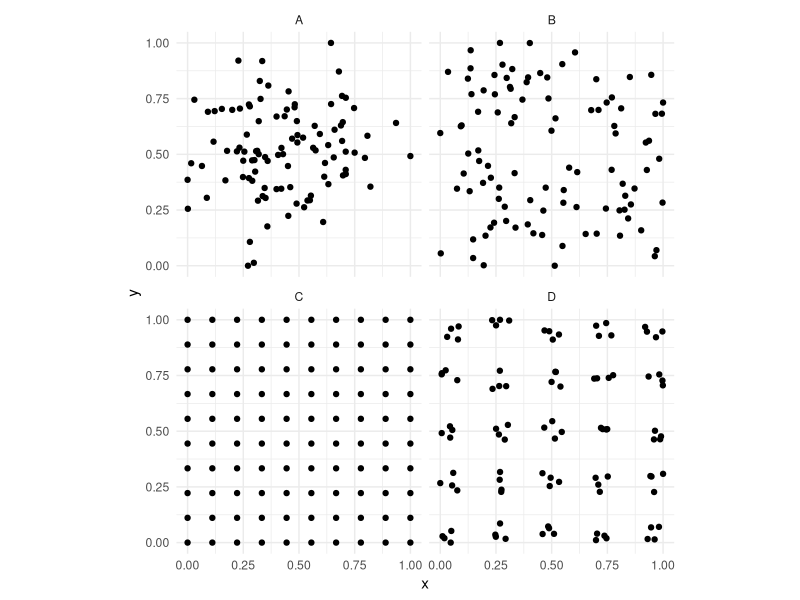
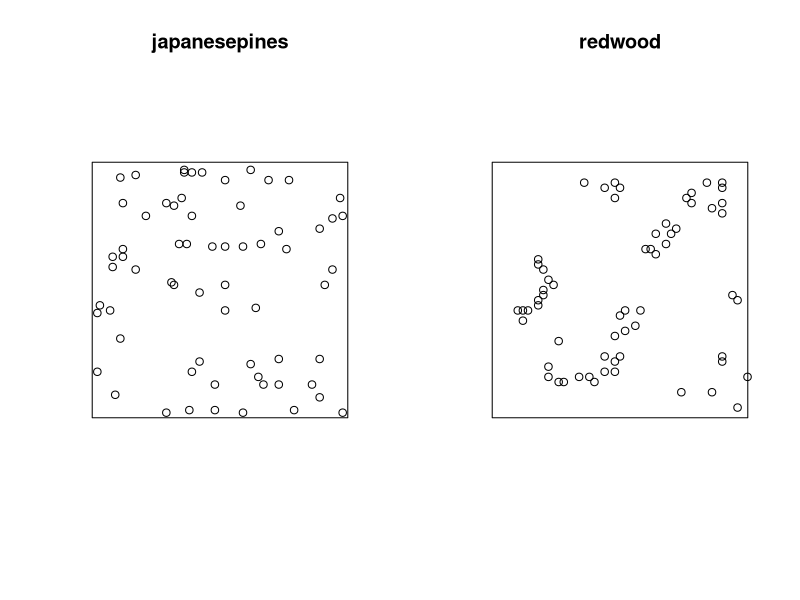
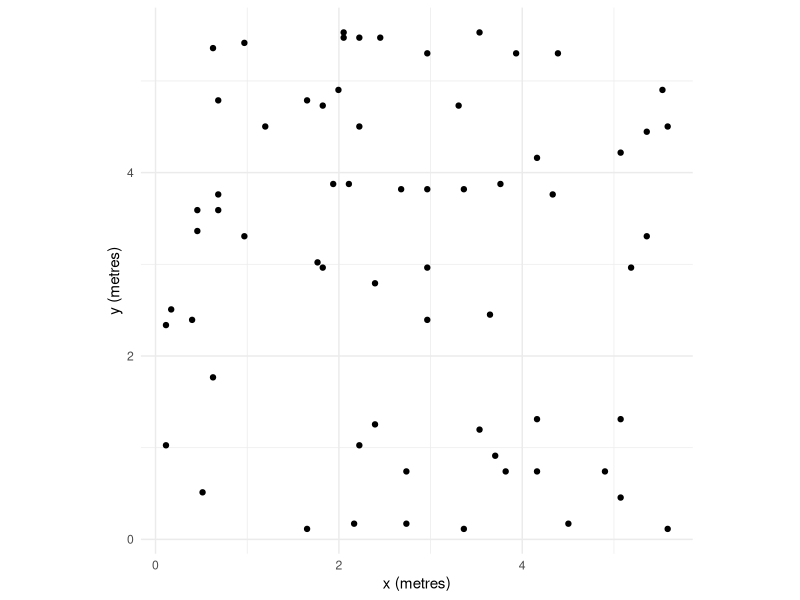
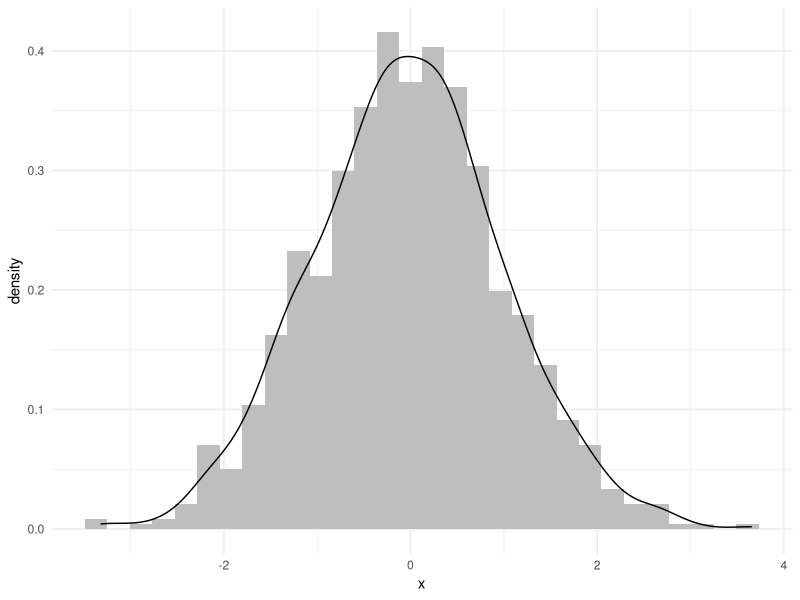
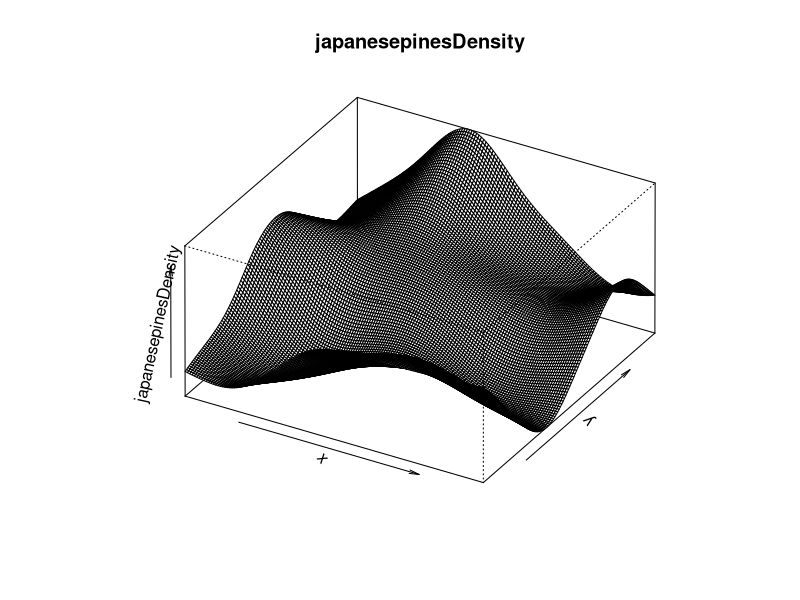
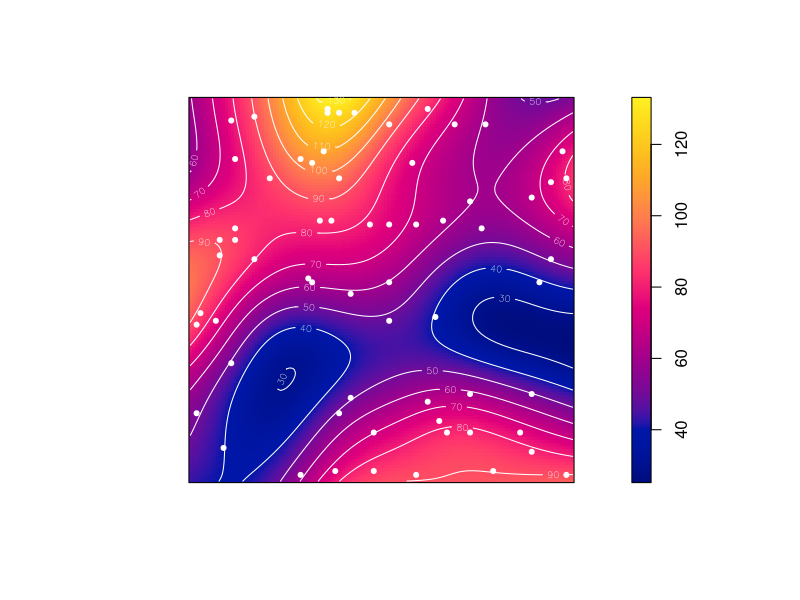
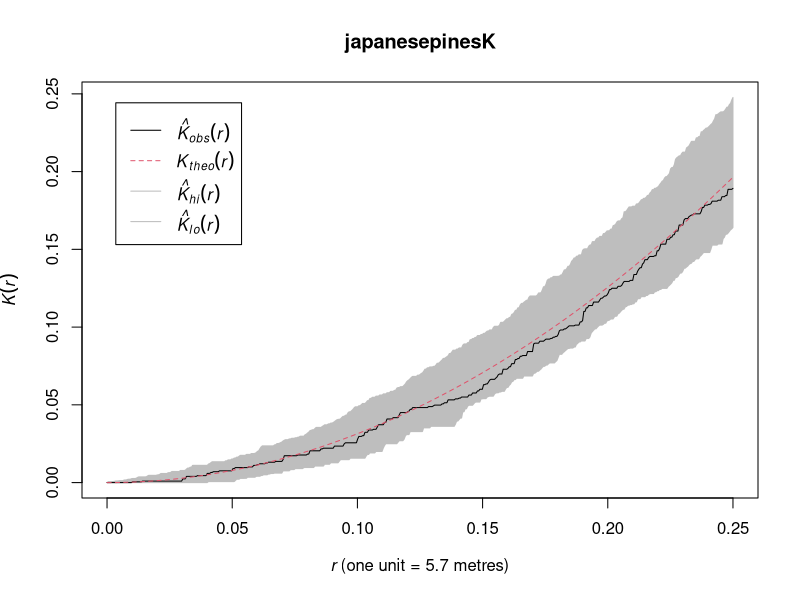
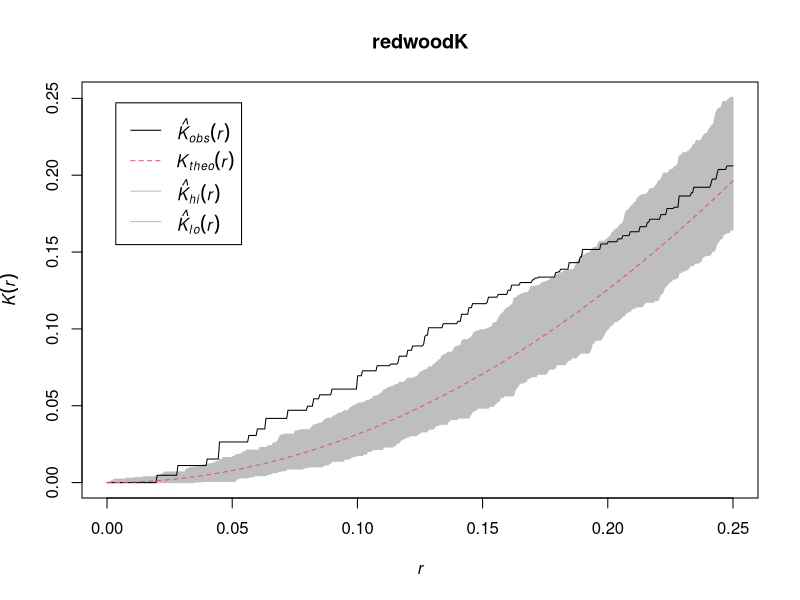

Generate these figures, in order, with R:
## ---- chunk 1
#| label: setup
#| echo: false
#| include: false
set.seed(1984)
## ---- chunk 2
#| label: packages
#| message: false
library(tidyverse)
library(spatstat)
## ---- chunk 3
#| label: sim-patterns
#| fig-width: 9
#| fig-height: 6
n <- 100
patternA <- data.frame(x = rnorm(n), y = rnorm(n), id = "A")
patternB <- data.frame(x = runif(n), y = runif(n), id = "B")
patternC <- data.frame(
  expand.grid(
    x = seq(0, 1, length.out = sqrt(n)),
    y = seq(0, 1, length.out = sqrt(n))
  ),
  id = "C"
)

patternD <- data.frame(
  expand.grid(
    x = rep(seq(0, 1, length.out = n / 20), 2),
    y = rep(seq(0, 1, length.out = n / 20), 2)
  ),
  id = "D"
)
patternD$x <- jitter(patternD$x)
patternD$y <- jitter(patternD$y)

simDat <- bind_rows(patternA, patternB, patternC, patternD)

simDat <- simDat %>%
  group_by(id) %>%
  mutate(
    x = scales::rescale(x),
    y = scales::rescale(y)
  )

ggplot(simDat, aes(x = x, y = y)) +
  geom_point() +
  coord_fixed() +
  facet_wrap(~id) +
  theme_minimal()
## ---- chunk 4
#| label: tree-data
data(japanesepines)
data(redwood)

summary(japanesepines)
summary(redwood)

oldPar <- par(no.readonly = TRUE)
par(mfrow = c(1, 2))
plot(japanesepines)
plot(redwood)
par(oldPar)
## ---- chunk 5
#| label: japanesepines-ggplot
tibble(
  x = japanesepines$x * japanesepines$window$units$multiplier,
  y = japanesepines$y * japanesepines$window$units$multiplier
) %>%
  ggplot(mapping = aes(x = x, y = y)) +
  geom_point() +
  labs(
    x = paste("x (",
      japanesepines$window$units$plural,
      ")",
      sep = ""
    ),
    y = paste("y (",
      japanesepines$window$units$plural,
      ")",
      sep = ""
    )
  ) +
  coord_fixed() +
  theme_minimal()
## ---- chunk 6
#| label: kde-1d-demo
x <- rnorm(n=1e3)
ggplot() +
  geom_histogram(mapping = aes(x = x, after_stat(density)), fill = "grey") +
  geom_density(mapping = aes(x = x)) +
  theme_minimal()
## ---- chunk 7
#| label: japanesepines-density
japanesepinesDensity <- density(japanesepines)
summary(japanesepinesDensity)
## ---- chunk 8
#| label: japanesepines-persp
#| fig-width: 7
#| fig-height: 6
persp(japanesepinesDensity, theta = 30, phi = 30)
## ---- chunk 9
#| label: japanesepines-density-contour
plot(japanesepinesDensity, main = NULL) # omit title
contour(japanesepinesDensity, add = TRUE, col = "white")
points(japanesepines, pch = 20, col = "white")
## ---- chunk 10
#| label: japanesepines-kenvelope
japanesepinesK <- envelope(japanesepines, fun = Kest, nsim = 1e3, verbose = FALSE)
## ---- chunk 11
#| label: japanesepines-kplot
plot(japanesepinesK)
## ---- chunk 12
#| label: redwood-k
redwoodK <- envelope(redwood, fun = Kest, nsim = 1e3, verbose = FALSE)
plot(redwoodK)
## ---- chunk 13
#| label: redwood-k-rmax
redwoodKRmax <- envelope(redwood,
  fun = Kest, nsim = 100,
  verbose = FALSE, rmax = 0.5
)
plot(redwoodKRmax, main = "")
## ---- chunk 14
#| label: redwood-l
redwoodL <- envelope(redwood, fun = Lest, nsim = 1e3, verbose = FALSE)
plot(redwoodL)
## ---- chunk 15
#| label: redwood-k-centered
ggplot(redwoodK, mapping = aes(x = r, ymin = lo - pi * r^2, ymax = hi - pi * r^2)) +
  geom_ribbon(fill = "#56B4E9", alpha = 0.3) +
  geom_line(mapping = aes(y = theo - pi * r^2), col = "grey40", linetype = "dashed") +
  geom_line(mapping = aes(y = obs - pi * r^2), col = "#D55E00", linewidth = 0.8) +
  labs(y = expression(K(r) - pi ~ r^2), x = "r") +
  theme_minimal()
## ---- chunk 16
#| label: longleaf-data
data(longleaf)
summary(longleaf)
plot(longleaf)
## ---- chunk 17
#| label: longleaf-marks-hist
hist(longleaf$marks)
## ---- chunk 18
#| label: longleaf-l
longleafL <- envelope(longleaf, fun = Lest, nsim = 1e3, verbose = FALSE)
plot(longleafL, main = "All Trees")
## ---- chunk 19
#| label: bigtrees-l
bigTrees <- subset(longleaf, marks > 50)
bigTreesL <- envelope(bigTrees, fun = Lest, nsim = 1e3, verbose = FALSE)
plot(bigTreesL, main = "Big Trees")
## ---- chunk 20
#| label: longleaf-age
longleafAge <- cut(longleaf,
  breaks = c(0, 30, Inf),
  labels = c("Sapling", "Adult")
)
summary(longleafAge)
plot(longleafAge)
## ---- chunk 21
#| label: age-class-l
#| fig-height: 8
adults <- subset(longleafAge, marks == "Adult", drop = TRUE)
adultsL <- envelope(adults, fun = Lest, nsim = 1e3, verbose = FALSE)

saplings <- subset(longleafAge, marks == "Sapling", drop = TRUE)
saplingsL <- envelope(saplings, fun = Lest, nsim = 1e3, verbose = FALSE)


par(mfrow = c(2, 1))
plot(adultsL, main = "Adult")
plot(saplingsL, main = "Sapling")
par(oldPar)
## ---- chunk 22
#| label: adults-density
adultsDensity <- density(adults)
plot(adultsDensity)
points(saplings, pch = 20)
## ---- chunk 23
#| label: sapling-adult-lcross
saplingAdultL <- envelope(longleafAge, "Lcross",
  i = "Sapling", j = "Adult",
  verbose = FALSE
)
plot(saplingAdultL)
## ---- chunk 24
#| label: sporophores-data
data(sporophores)
summary(sporophores)
plot(sporophores, chars = c(16, 1, 2), cex = 0.6, leg.args = list(cex = 1.1))
points(0, 0, pch = 16, cex = 2)
text(15, 8, "Tree", cex = 0.75)
## ---- chunk 25
#| label: sporophores-cross
# using subset
hebPub <- subset(sporophores,
  marks %in% c("L pubescens", "Hebloma spp"),
  drop = TRUE
)
crossHebPub <- envelope(hebPub, "Lcross", verbose = FALSE)
# or directly in envelope (note i and j arguments)
crossHebPub <- envelope(sporophores, "Lcross", i = "L pubescens", j = "Hebloma spp", verbose = FALSE)
